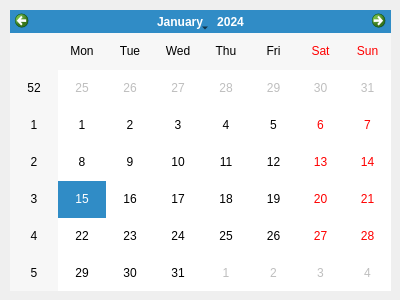
<?xml version="1.0" encoding="UTF-8"?>
<ui version="4.0">
 <class>dlgCalendar</class>
 <widget class="QDialog" name="dlgCalendar">
  <property name="windowModality">
   <enum>Qt::ApplicationModal</enum>
  </property>
  <property name="geometry">
   <rect>
    <x>0</x>
    <y>0</y>
    <width>400</width>
    <height>300</height>
   </rect>
  </property>
  <property name="windowTitle">
   <string>Seleccione Fecha</string>
  </property>
  <property name="modal">
   <bool>true</bool>
  </property>
  <widget class="QCalendarWidget" name="Calendar">
   <property name="geometry">
    <rect>
     <x>10</x>
     <y>10</y>
     <width>381</width>
     <height>281</height>
    </rect>
   </property>
  </widget>
 </widget>
 <resources/>
 <connections/>
</ui>
